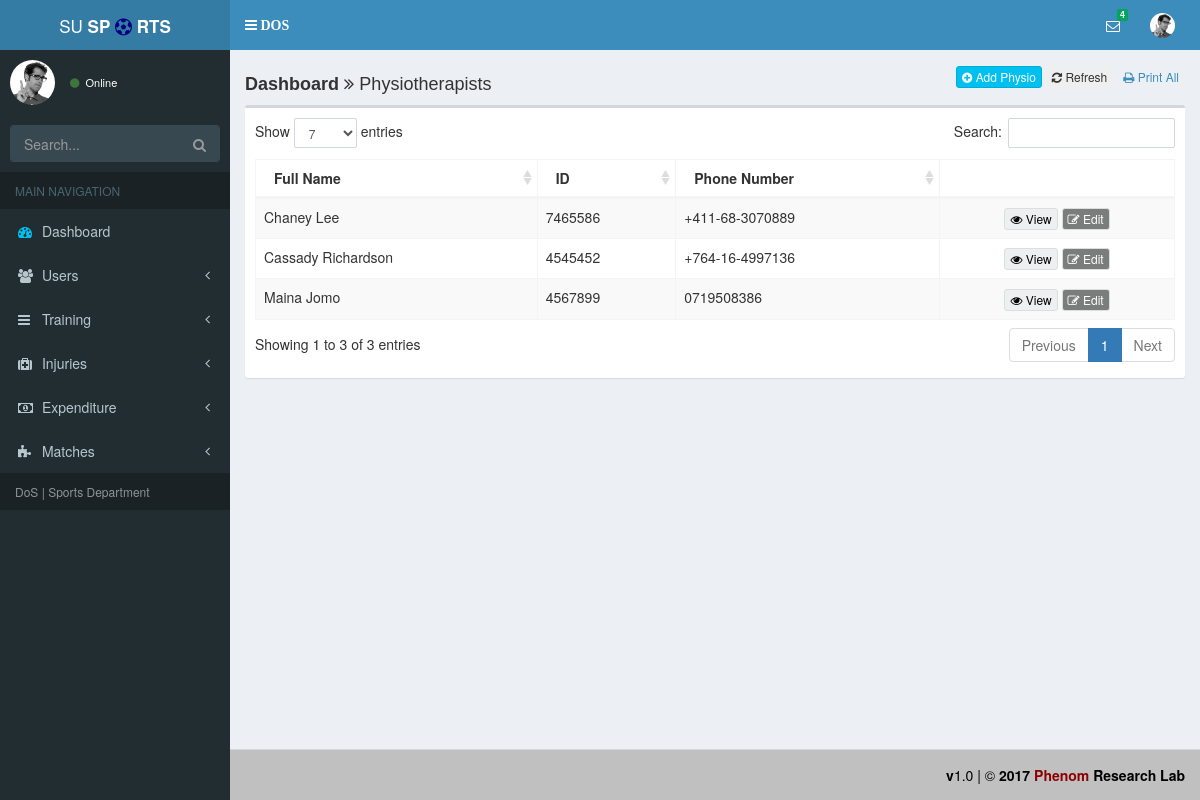
Page /index.php/dos/physiotherapists on the committed database.
### tables this page shows
CREATE TABLE `physio_therapists` (
  `phyth_auto_id` int(10) NOT NULL,
  `phyth_staff_id` varchar(30) NOT NULL,
  `phyth_nid` varchar(30) NOT NULL,
  `phyth_fname` varchar(30) NOT NULL,
  `phyth_lname` varchar(30) NOT NULL,
  `phyth_other_names` varchar(50) NOT NULL,
  `phyth_username` varchar(30) NOT NULL,
  `phyth_dob` date NOT NULL,
  `phyth_phone` varchar(30) NOT NULL,
  `phyth_email` varchar(100) NOT NULL,
  `phyth_residence` varchar(100) NOT NULL,
  `user_agreement` tinyint(1) NOT NULL DEFAULT '1',
  `date_appointed` date NOT NULL,
  `end_of_tenure` date DEFAULT NULL,
  `date_registered` date NOT NULL,
  `active_status` tinyint(1) NOT NULL DEFAULT '1',
  `reason_inactive` varchar(100) DEFAULT NULL,
  `password` varchar(200) NOT NULL,
  `date_updated` timestamp NOT NULL DEFAULT CURRENT_TIMESTAMP ON UPDATE CURRENT_TIMESTAMP
);

### application/controllers/DOS.php (called while the page is built, shortened)
<?php
class DOS extends CI_Controller
{
function __construct()
{
     $this->load->model('Dosmodel','dosmodel');
}
public function physiotherapists()
{
	$phy_thera_list['phythes']=$this->dosmodel->activePhytherasList();
	$this->load->view('admin/physio_therapist_registration',$phy_thera_list);
}
}

### index.php (called while the page is built, shortened)
<?php
require_once BASEPATH.'core/CodeIgniter.php';

### application/models/Dosmodel.php (called while the page is built, shortened)
<?php
class Dosmodel extends CI_Model
{
public function activePhytherasList()
{
    $this->db->select('*');
    $this->db->from('physio_therapists');
    $this->db->where('active_status',1);
    $result=$this->db->get()->result_array();
    return $result;
}
}

### application/views/admin/physio_therapist_registration.php (the view, shortened to what this page needs)
<!DOCTYPE html>
<html>
<head>
<?php $this->load->view('headerlinks/headerlinks.php'); ?>
<link href="<?php echo base_url(); ?>assets/select2/css/select2.min.css" rel="stylesheet" type="text/css" />
</head>
<body class="hold-transition skin-blue sidebar-mini" style="background-color: #222d32;">
<div class="wrapper">
<?php $this->load->view('admin/adminnav'); ?>
  <div class="content-wrapper" >
    <section class="content-header">
        <div class="row" style="margin-bottom: -15px;">
            <div class="col-lg-12 ">
                <h4 class="pull-left"><b>Dashboard</b> <span class="fa fa-angle-double-right"></span> Physiotherapists</h4>
                <div class="pull-right">
                    <span data-placement="top" data-toggle="tooltip" title="Add Physiotherapist">
                      <button class="btn btn-info btn-xs" data-title="Add Physiotherapist" data-toggle="modal" data-target="#physiotherapists-registration-modal" ><span class="fa fa-plus-circle"></span>&nbsp;Add Physio</button>
                    </span>
                    <span data-placement="top" data-toggle="tooltip" title="Refresh">
                        <button class="btn btn-xs" data-title="Refresh "  id="refresh" ><span class="fa fa-refresh"></span>&nbsp;Refresh</button>
                    </span>
                    <span data-placement="top" data-toggle="tooltip" title="Print All">
                        <a class="btn btn-xs" data-title="Print All" type="button" href="<?php echo base_url('');?>"><span class="fa fa-print"></span>&nbsp;Print All</a>
                    </span>
                </div>
            </div>
        </div>
    </section>
    <section class="content">
      <div class="row">
        <div class="col-xs-12">
          <div class="box" >
            <div class="box-body"  >
                <?php $msg = $this->session->flashdata('msg');
                $successful= $msg['success']; $failed=  $msg['error']; if ($successful=="" && $failed!=""){ echo '
                <div class="messagebox alert alert-danger" style="display: block">
                        <button type="button" class="close" data-dismiss="alert">*</button>
                        <div class="cs-text">
                            <i class="fa fa-close"></i>
                            <strong><span>';echo $msg['error']; echo '</span></strong>
                        </div>
                </div>';}else if($successful=="" && $failed==""){echo '<div></div>';} else if ($successful!="" && $failed==""){ echo '
                <div class="messagebox alert alert-success" style="display: block">
                        <button type="button" class="close" data-dismiss="alert">*</button>
                        <div class="cs-text">
                            <i class="fa fa-check"></i>
                            <strong><span>';echo $msg['success'];echo '</span></strong>
                        </div>
                </div>';}?>
                <table  class="table table-striped table-bordered table-hover display responsive nowrap" cellspacing="0" width="100%" id="phytheslist"  >
                    <thead>
                        <tr>
                            <th class="text-left">Full Name</th>
                            <th class="text-left">ID</th>
                            <th class="text-left">Phone Number</th>
                            <th class="text-left"></th>
                         </tr>
                    </thead>
                    <tbody >
                        <?php foreach($phythes as $phyth){ ?>
                        <tr>
                            <td class="text-left"><?php  echo $phyth['phyth_fname']. " ".$phyth['phyth_lname']; ?></td>
                            <td class="text-left"><?php  echo $phyth['phyth_nid'];  ?></td>
                            <td class="text-left"><?php  echo $phyth['phyth_phone']; ?></td>
                            <td class="text-center">
                               <form style="display:inline;" name=<?php echo '"formMore_'. $phyth['phyth_auto_id'].'"';  ?> method="post" action="<?php echo base_url('dos/physioprofile');?>">
                                    <button class="btn btn-default btn-xs" data-title="View More" id=<?php echo '"more_'. $phyth['phyth_auto_id'].'"';  ?> name=<?php echo '"more_'. $phyth['phyth_auto_id'].'"';  ?>  type="submit" style="background-color: #ECF0F1;color: #000000;"> <span class="fa fa-eye"></span> View </button>
                                </form>
                                <form style="display:inline;" name=<?php echo '"formEdit_'. $phyth['phyth_auto_id'].'"';  ?> method="post" action="<?php echo base_url('dos/editphysio');?>">
                                    <button class="btn btn-default btn-xs" data-title="Edit Physiotherapist" id=<?php echo '"edit_'. $phyth['phyth_auto_id'].'"';  ?> name=<?php echo '"edit_'. $phyth['phyth_auto_id'].'"';  ?>  type="submit" style="background-color: #7B7D7D;color: #FFFFFF;"><span class="fa fa-edit"></span> Edit </button>
                                </form>
                        </tr>
                        <?php } ?>
                    </tbody>
                </table>
            </div>
          </div>
        </div>
      </div>
    </section>
  </div>
  <?php $this->load->view('footer');?>
</div>
</body>
</html>

### application/views/headerlinks/headerlinks.php (shortened to what this page needs)
<link rel="stylesheet" href="<?php echo base_url();?>assets/bootstrap/dist/css/bootstrap.min.css">
<link rel="stylesheet" href="<?php echo base_url();?>assets/font-awesome/css/font-awesome.min.css">
<link rel="stylesheet" href="<?php echo base_url();?>assets/font-awesome/animation/font-awesome-animation.min.css">
<link rel="stylesheet" href="<?php echo base_url();?>assets/dist/css/AdminLTE.min.css">
<link rel="stylesheet" href="<?php echo base_url();?>assets/dist/css/skins/_all-skins.min.css">
<link href="<?php echo base_url();?>assets/datatables/css/dataTables.bootstrap.css" rel="stylesheet">
<link href="<?php echo base_url();?>assets/datatables/css/dataTables.responsive.css" rel="stylesheet">
<link href="<?php echo base_url(); ?>assets/general-css/general.css" rel="stylesheet" type="text/css" />
<link href="<?php echo base_url();?>assets/datepicker/css/bootstrap-datepicker.min.css" rel="stylesheet" type="text/css">
  <link href="<?php echo base_url();?>assets/datepicker/datetimepicker/css/bootstrap-datetimepicker.min.css" rel="stylesheet" type="text/css">

### application/views/admin/adminnav.php (shortened to what this page needs)
<header class="main-header">
  <a href="#" class="logo">
    <span class="logo-lg"><small>SU<b> SP <i class="fa fa-soccer-ball-o fa-spin" style="color: #000080;"></i> RTS</b></span></small>
  </a>
  <nav class="navbar navbar-static-top">
    <a href="#" class="sidebar-toggle" data-toggle="push-menu" role="button" id="sidebar-toggle">
      <span class="sr-only">Toggle navigation</span><span style="font-weight: bolder;color: #FFFFFF;">DOS</span>
    </a>
    <div class="navbar-custom-menu">
      <ul class="nav navbar-nav">
        <li class="dropdown messages-menu">
          <a href="#" class="dropdown-toggle" data-toggle="dropdown">
            <i class="fa fa-envelope-o"></i>
            <span class="label label-success">4</span>
          </a>
        </li>
        <li class="dropdown user user-menu">
          <a href="#" class="dropdown-toggle" data-toggle="dropdown">
            <img src="<?php echo base_url();?>assets/img/user2-160x160.jpg" class="user-image" alt="User Image">
          </a>
        </li>
      </ul>
    </div>
  </nav>
</header>
<aside class="main-sidebar">
  <section class="sidebar">
    <div class="user-panel">
      <div class="pull-left image">
        <img src="<?php echo base_url();?>assets/img/user2-160x160.jpg" class="img-circle" alt="User Image">
      </div>
      <div class="pull-left info">
        <a href="#"><i class="fa fa-circle text-success"></i> Online</a>
      </div>
    </div>
    <form action="#" method="get" class="sidebar-form">
      <div class="input-group">
        <input type="text" name="q" class="form-control" placeholder="Search...">
        <span class="input-group-btn">
              <button type="submit" name="search" id="search-btn" class="btn btn-flat"><i class="fa fa-search"></i>
              </button>
            </span>
      </div>
    </form>
    <ul class="sidebar-menu" data-widget="tree">
      <li class="header">MAIN NAVIGATION</li>
      <li><a href="<?php echo base_url();?>dos/dashboard""><i class="fa fa-dashboard text-aqua"></i> <span>Dashboard</span></a></li>
      <li class="treeview">
        <a href="#">
          <i class="fa fa-users"></i> <span>Users</span>
          <span class="pull-right-container">
            <i class="fa fa-angle-left pull-right"></i>
          </span>
        </a>
      </li>
       <li class="treeview">
        <a href="#">
          <i class="fa fa-bars"></i> <span>Training</span>
          <span class="pull-right-container">
            <i class="fa fa-angle-left pull-right"></i>
          </span>
        </a>
      </li>
      <li class="treeview">
        <a href="#">
          <i class="fa fa-medkit"></i> <span>Injuries</span>
          <span class="pull-right-container">
            <i class="fa fa-angle-left pull-right"></i>
          </span>
        </a>
      </li>
      <li class="treeview">
        <a href="#">
          <i class="fa fa-money"></i> <span>Expenditure</span>
          <span class="pull-right-container">
            <i class="fa fa-angle-left pull-right"></i>
          </span>
        </a>
      </li>
      <li class="treeview">
        <a href="#">
          <i class="fa fa-puzzle-piece"></i> <span>Matches</span>
          <span class="pull-right-container">
            <i class="fa fa-angle-left pull-right"></i>
          </span>
        </a>
      </li>
      <li class="header" style="color: #909497;" > DoS | Sports Department</li>
    </ul>
  </section>
</aside>

### application/views/footer.php
<footer class="main-footer" style="background-color: #C0C0C0;">
    <div class="pull-right hidden-xs" style="color: #000000">
      <b>v</b>1.0 | &copy; <span style="font-weight:bolder;">2017 <span style="color:darkred;">Phenom</span> Research Lab</span>
    </div>
    <strong><i class="fa ner fa-2x "> </i> <i  class="fa ner fa-2x "> </i> <i  class="fa ner fa-2x " > </i> <i  class="fa ner fa-2x "> </i> <i  class="fa ner fa-2x "> </i>
  </footer>

### assets/general-css/general.css (style rules this page uses)
html,body { background-color: white; }
.form-control, .thumbnail { border-radius: 2px; }

### rows in the picture
physio_therapists: phyth_fname "Chaney", phyth_lname "Lee", phyth_nid "7465586", phyth_phone "+411-68-3070889"
physio_therapists: phyth_fname "Cassady", phyth_lname "Richardson", phyth_nid "4545452", phyth_phone "+764-16-4997136"
physio_therapists: phyth_fname "Maina", phyth_lname "Jomo", phyth_nid "4567899", phyth_phone "0719508386"
